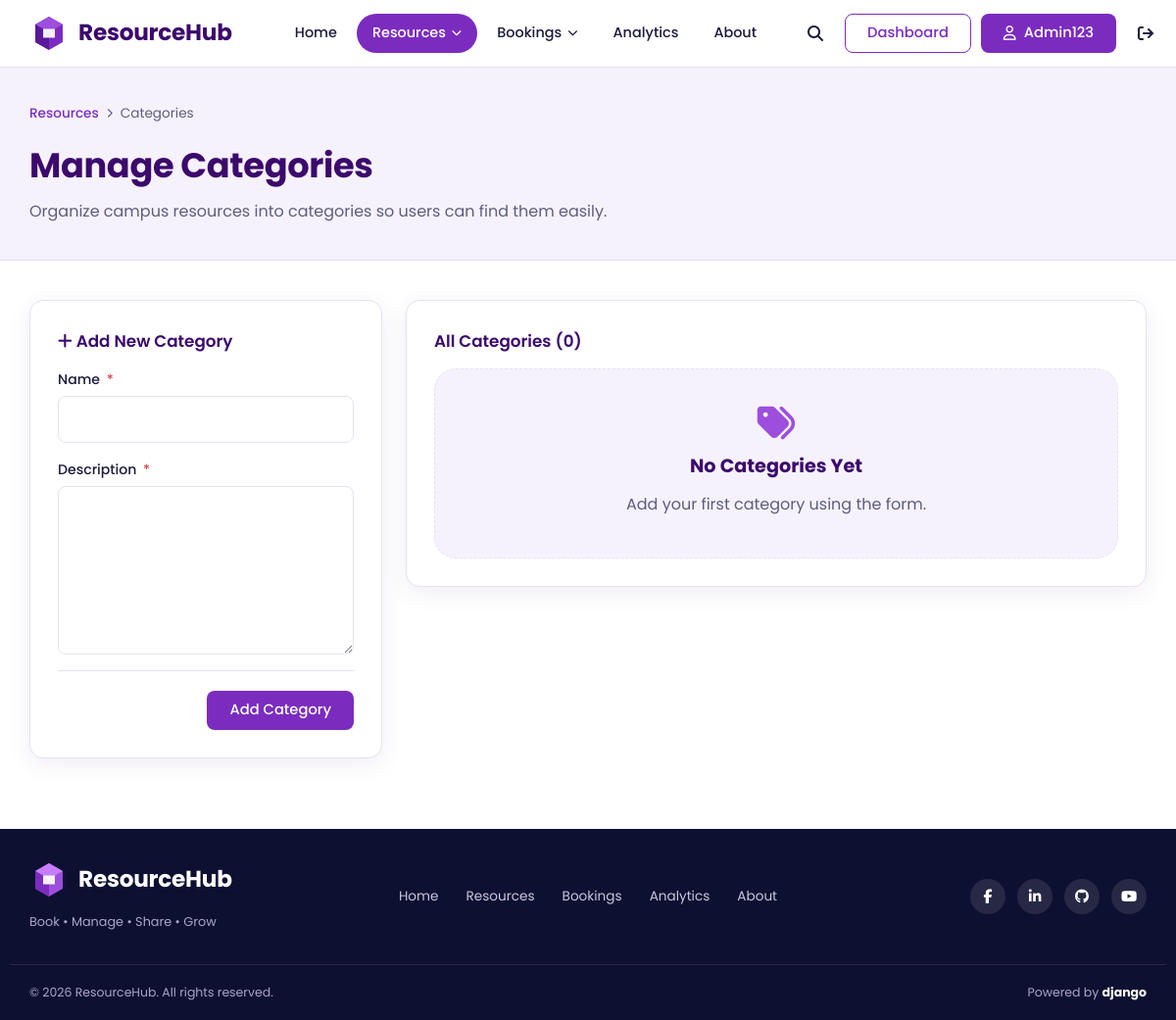
/resources/categories/ (signed in), run on an earlier commit of the app's database.
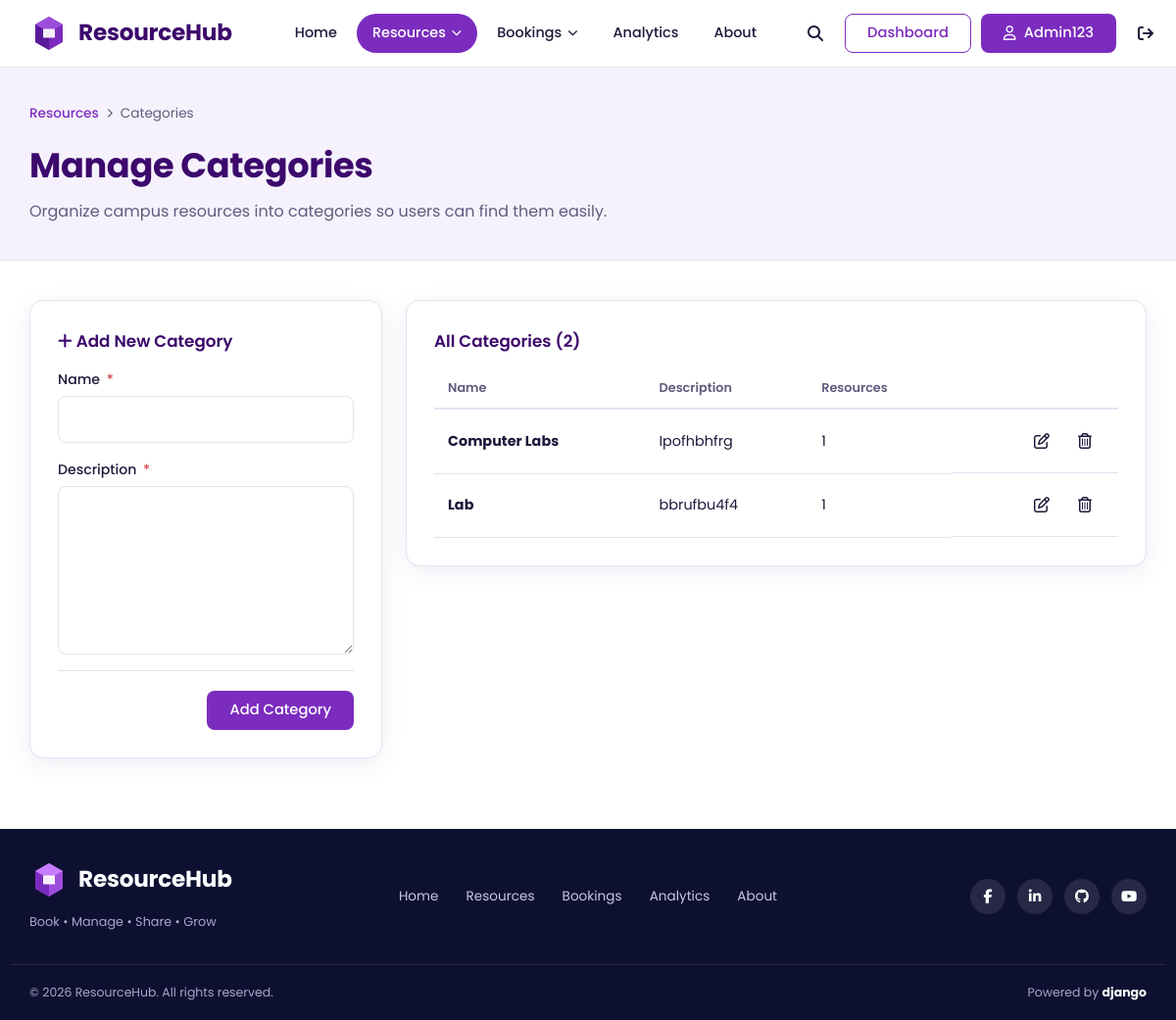
And on a later commit of the database.
### resources/models.py (models this page shows, shortened)
class ResourceCategory(models.Model):
    name = models.CharField(max_length=100)
    description = models.TextField()

### resources/views.py (the view)
@login_required
@admin_only
def category_list(request):
    edit_id = request.GET.get("edit")
    category = None
    if edit_id:
        category = get_object_or_404(
            ResourceCategory,
            pk=edit_id
        )
    if request.method == "POST":
        form = ResourceCategoryForm(
            request.POST,
            instance=category
        )
        if form.is_valid():
            form.save()
            if category:
                messages.success(
                    request,
                    "Category updated successfully!"
                )
            else:
                messages.success(
                    request,
                    "Category created successfully!"
                )
            return redirect("resources:category_list")
    else:
        form = ResourceCategoryForm(instance=category)
    categories = ResourceCategory.objects.all()
    return render(request, "resources/category_management.html", {
        "categories": categories,
        "form": form,
        "editing": category is not None,
    })

### resources/forms.py
class ResourceCategoryForm(forms.ModelForm):
    class Meta:
        model = ResourceCategory
        fields = "__all__"

### resources/views.py (called while the page is built)
def is_admin(user):
    return user.is_authenticated and (
        user.is_superuser or getattr(user, "role", "") == "admin"
    )

### templates/resources/category_management.html (shortened to what the changed rows need)
{% extends 'core/base.html' %}
{% load static %}
{% block extra_css %}
<link rel="stylesheet" href="{% static 'css/resources.css' %}">
{% endblock %}
{% block content %}
<section class="page-head">
    <div class="container">
        <h1>Manage Categories</h1>
    </div>
</section>
<section class="section">
    <div class="container category-layout">
        <div class="panel">
            <h2 class="panel-title">
                {% if editing %}
                    <i class="fa-regular fa-pen-to-square"></i>
                    Edit Category
                {% else %}
                    <i class="fa-solid fa-plus"></i>
                    Add New Category
                {% endif %}
            </h2>
            <form method="post" novalidate>
                {% for field in form %}
                    <div class="form-field
                        {% if field.errors %}has-error{% endif %}">
                        <label for="{{ field.id_for_label }}">
                            {{ field.label }}
                            {% if field.field.required %}
                                <span class="req">*</span>
                            {% endif %}
                        </label>
                        {{ field }}
                    </div>
                {% endfor %}
            </form>
        </div>
        <div class="panel">
            <h2 class="panel-title">
                All Categories ({{ categories|length }})
            </h2>
            {% if categories %}
                <div class="table-wrap">
                    <table class="data-table">
                        <thead>
                            <tr>
                                <th scope="col">
                                    Name
                                </th>
                                <th scope="col">
                                    Description
                                </th>
                                <th scope="col">
                                    Resources
                                </th>
                                <th scope="col">
                                </th>
                            </tr>
                        </thead>
                        <tbody>
                            {% for cat in categories %}
                                <tr>
                                    <td data-label="Name">
                                        <strong>
                                            {{ cat.name }}
                                        </strong>
                                    </td>
                                    <td data-label="Description">
                                        {{ cat.description|default:"No description"|truncatechars:70 }}
                                    </td>
                                    <td data-label="Resources">
                                        {{ cat.resource_set.count }}
                                    </td>
                                    <td class="row-actions">
                                        <a class="icon-btn"
                                           href="{% url 'resources:category_list' %}?edit={{ cat.pk }}"
                                           aria-label="Edit {{ cat.name }}"
                                           title="Edit">
                                            <i class="fa-regular fa-pen-to-square"
                                               aria-hidden="true"></i>
                                        </a>
                                        <form method="post"
                                              action="{% url 'resources:category_delete' cat.pk %}"
                                              onsubmit="return confirm('Are you sure you want to delete this category?');">
                                            <button type="submit"
                                                    class="icon-btn icon-danger"
                                                    aria-label="Delete {{ cat.name }}"
                                                    title="Delete">
                                                <i class="fa-regular fa-trash-can"
                                                   aria-hidden="true"></i>
                                            </button>
                                        </form>
                                    </td>
                                </tr>
                            {% endfor %}
                        </tbody>
                    </table>
                </div>
            {% else %}
                <div class="empty-state small">
                    <i class="fa-solid fa-tags"
                       aria-hidden="true"></i>
                    <h2>No Categories Yet</h2>
                    <p>
                        Add your first category using the form.
                    </p>
                </div>
            {% endif %}
        </div>
    </div>
</section>
{% endblock %}

What changed in the data, as far as the page shows it:
added ResourceCategory: name "Computer Labs", description "Ipofhbhfrg", resource_set.count "1"
added ResourceCategory: name "Lab", description "bbrufbu4f4", resource_set.count "1"
Also different on the page:
{{ categories|length }}: "0" → "2"
text no longer shown: "No Categories Yet Add your first category using the form."
text now shown: "Name Description Resources"
